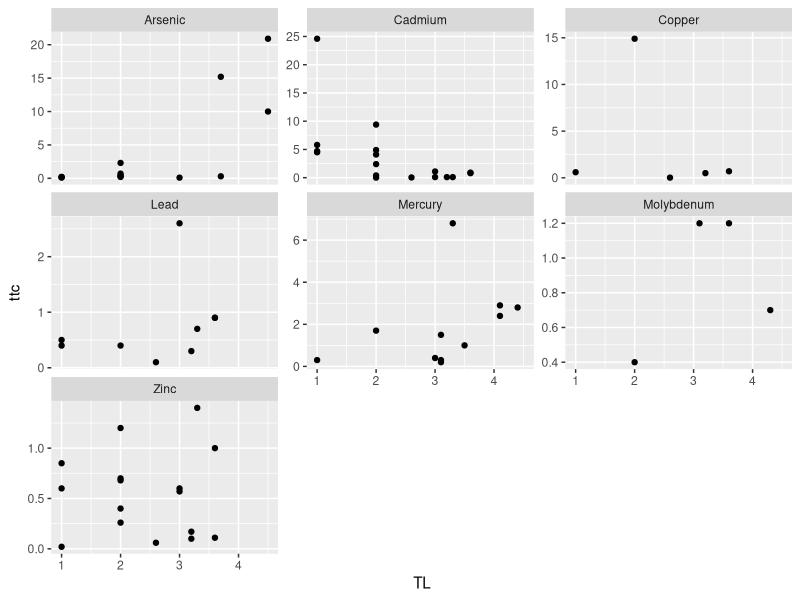

R code for this plot: (Note: this script raises an error after producing the figure.)
library(ggplot2)
library(gtools)
library(minpack.lm) 

##############################
###  Popular ggPlot theme  ###
##############################
themeo <-theme_classic()+
  theme(strip.background = element_blank(),
        axis.line = element_blank(),
        axis.text.x = element_text(margin = margin( 0.2, unit = "cm")),
        axis.text.y = element_text(margin = margin(c(1, 0.2), unit = "cm")),
        axis.ticks.length=unit(-0.1, "cm"),
        panel.border = element_rect(colour = "black", fill=NA, size=.5),
        legend.title=element_blank(),
        strip.text=element_text(hjust=0) )

setwd('/Users/tgagne/heavy_metal_birds/data') # running from Tylers computer
TTC <- read.csv('SuedelTTC.csv')

str(TTC)

ggplot(TTC,aes(x = TL, y = ttc))+
  geom_point()+
  facet_wrap(~metal, scales = "free_y")

metals <- levels(TTC$metal)
metals <- metals[c(1,2,4,5,6,7)]
# <- "Copper"

par(mfrow = c(6,3))

#par(mfrow = c(6,3), oma = c(5,4,0,0) + 0.3, mar = c(0,0,1,1) + 1.2)

lookup_table <- NULL

for(i in 1:length(metals)){

TTC_sub <- subset(TTC, metal == metals[i])

starters <- coef(lm(logit(ttc/100) ~ TL, data = TTC_sub))
TTC_form <- ttc~phi1/(1+exp(-(phi2+phi3*TL)))
start <- list(phi1=30,
           phi2=starters[1] + .001 ,
           phi3=starters[2] + .001)

fitTypical <- nlsLM(TTC_form, data=TTC_sub, start=start, trace = T)

newdata <- data.frame(TL = seq(0,5, by = .01),ttc = predict(fitTypical, newdata = data.frame(TL = seq(0,5, by = .01))), metal = metals[i])

lookup_table <- rbind(lookup_table,newdata)

#plot(ttc ~ TL, data = TTC_sub, main = metals[i], xlim = c(0,5))
#lines(ttc ~ TL, data = newdata)
#abline(h = 1, lty = 'dashed')

#plot(ttc ~ TL, data = newdata, type = 'l', main = paste(metals[i], 'TTC by TL'), ylab = "TTC")
#abline(h = 1, lty = 'dashed')

#plot(x = newdata$TL, y = newdata$ttc/10, type = 'l', main = "TTC / 10 ppm")
#plot(x = newdata$TL, y = 10/newdata$ttc, type = 'l', main = "10 ppm / TTC")
#plot(x = newdata$TL, y = (newdata$TL*newdata$ttc)/10, type = 'l', main = "TL*TTC / 10 ppm")
#plot(x = newdata$TL, y = 10/(newdata$TL*newdata$ttc), type = 'l', main = "10 ppm / TL * TTC")
#plot(x = newdata$TL, y = log(10^(newdata$TL*newdata$ttc)), type = 'l', main = "log( 10 ppm ^ TL*TTC )")
#plot(x = newdata$TL, y = (newdata$ttc*newdata$TL)*10, type = 'l', main = "TTC * TL * 10 ppm")

##plot(x = newdata$TL, y = newdata$ttc*10, type = 'l', main = "TTC * 10 ppm")

}

str(lookup_table)

# Copper is cadmium, and Iron and Mg will self represent as Zinc
Cu <- subset(lookup_table, metal == "Cadmium"); Cu$metal <- "Copper" %>% as.factor(); str(Cu)
Mn <- subset(lookup_table, metal == "Zinc"); Mn$metal <- "Manganese" %>% as.factor(); str(Mn)
Fe <- subset(lookup_table, metal == "Zinc"); Fe$metal <- "Iron" %>% as.factor(); str(Fe)

lookup_table <- rbind(lookup_table,Cu,Mn,Fe)


str(lookup_table)

a <- ggplot(lookup_table, aes(TL, ttc))+
  geom_line()+
  geom_point(data = TTC,aes(x = TL, y = ttc), size = 1)+
  geom_hline(yintercept = 1, lty = "dashed")+
  facet_wrap(~metal, scales = "free_y", ncol = 1 )+
  themeo

b <- ggplot(lookup_table, aes(TL, ttc*10))+
  geom_line()+
  geom_hline(yintercept = 10, lty = "dashed")+
  facet_wrap(~metal, scales = "free_y", ncol = 1)+
  themeo

gridExtra::grid.arrange(a,b, ncol = 2)




# in order to join the TTC lookup table with the metals levels table we need matching 
# metal factor levels 
# and Trophic positions as factors?

# First change, metal factors in the lookup table to appropriate levels in the metals levels


# > levels(joined_all_t$metal)
# [1] "As" "Cd" "Cu" "Fe" "Hg" "Mn" "Mo" "Pb" "Zn"

# > levels(lookup_table$metal)
# [1] "Arsenic"    "Cadmium"    "Lead"       "Mercury"    "Molybdenum" "Zinc"   

# Whats missing in the lookup table: Copper (can be fixed quick), Iron, Mn, 
# Cadmium appears to fit almost the exact same model as Copper, Copper will be Cadmium

joined_all <- joined_all_t

# paper figure
b + 
  annotate("rect",xmin = min(joined_all$tp_med, na.rm = T), xmax = max(joined_all$tp_med, na.rm = T), ymin = -Inf, ymax = Inf, alpha = .5)+
  facet_wrap(~metal, scales = "free_y", ncol = 2)+
  labs(title = "Trophic transfer of an environment level of 10 ppm", y = "parts per million", x = "trophic position")


str(joined_all)
levels(joined_all$metal) # What want to change
levels(lookup_table$metal) # what we want to change it to

joined_all <- joined_all %>% ungroup() %>% 
  mutate( metal = fct_recode(metal, 
    Arsenic = "As",
    Cadmium   = "Cd",
    Lead       = "Pb",
    Mercury    = "Hg",
    Molybdenum = "Mo",
    Zinc       = "Zn",
    Copper    = "Cu",
    Manganese  = "Mn",
    Iron      = "Fe"
))

str(lookup_table)
lookup_table <- lookup_table %>% mutate(tp_med = TL) %>% select(-TL)

levels(joined_all$metal) # What want 
levels(lookup_table$metal)

joined_all$metal   <- as.character(joined_all$metal) %>% as.factor()
lookup_table$metal <- as.character(lookup_table$metal) %>% as.factor()

joined_all$tp_med   <- as.character(joined_all$tp_med) %>% as.factor()
lookup_table$tp_med   <- as.character(lookup_table$tp_med) %>% as.factor()



joined_all <- left_join(joined_all,lookup_table, by = c("metal","tp_med"))
corrected <- joined_all %>% mutate(corrected_metal_level = interp_levels * ttc)


ggplot(corrected )+
  geom_line(aes(x = year, y = (corrected_metal_level), color = spp))+
  #geom_line(aes(x = year, y = interp_levels, color = spp))+
  facet_wrap(~metal, scales = "free_y")
  
  
ggplot(corrected )+
  geom_point(aes(x = year, y = (corrected_metal_level), color = metal))+
  #geom_line(aes(x = year, y = interp_levels, color = spp))+
  facet_wrap(~spp, scales = "free_y")
  
  
  ggplot(corrected,aes(x = year, y = corrected_metal_level, group = spp) )+
           geom_line()+
           facet_wrap(~metal, scales = "free_y", ncol = 1)
  
  many <- ggplot(corrected,aes(x = year, y = corrected_metal_level, group = spp) )+
    geom_point(size = .4)+
    facet_grid(metal~spp, scales = "free_y")+
    scale_y_continuous(expand = c(0.25,0))+
    themeo
  many
  
# To Do: 
# z -score filter/adjustment
# running post- 1980
# ppm global generation
# metal ensembles
# shade TP in TTC figures
  
  # by metal summaries
  ensemble <- corrected %>% group_by(metal,year) %>% 
    
    mutate(metal_ensemble = mean(corrected_metal_level)) %>% 
    
    ggplot(aes(x = year, y = metal_ensemble, color = metal, group = metal))+
    geom_point(size = .5, color = "grey")+

    #geom_smooth()+
    facet_wrap(~metal, scales = "free_y", ncol = 1)+
    scale_x_continuous(expand = c(0,0))+
    #scale_y_continuous(limits = c(0,32))+
    themeo
  
  ensemble
  
# matrix of all observations with ensembles
matrixo <-   matrix(nrow = 5, ncol = 5)
matrixo[,1:4] <- 1
matrixo[,5] <- 2


gridExtra::grid.arrange(many, ensemble, layout_matrix = matrixo)
  
